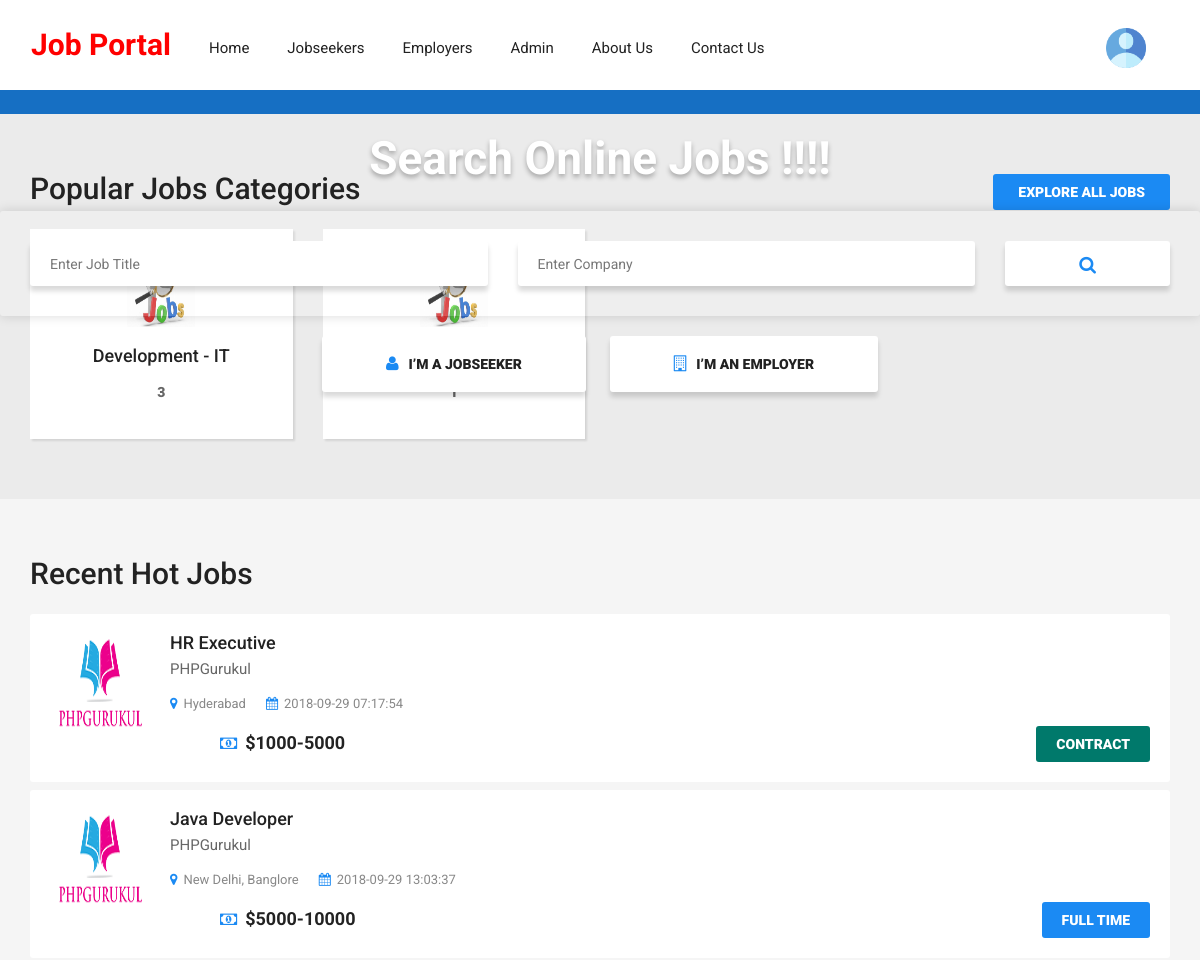
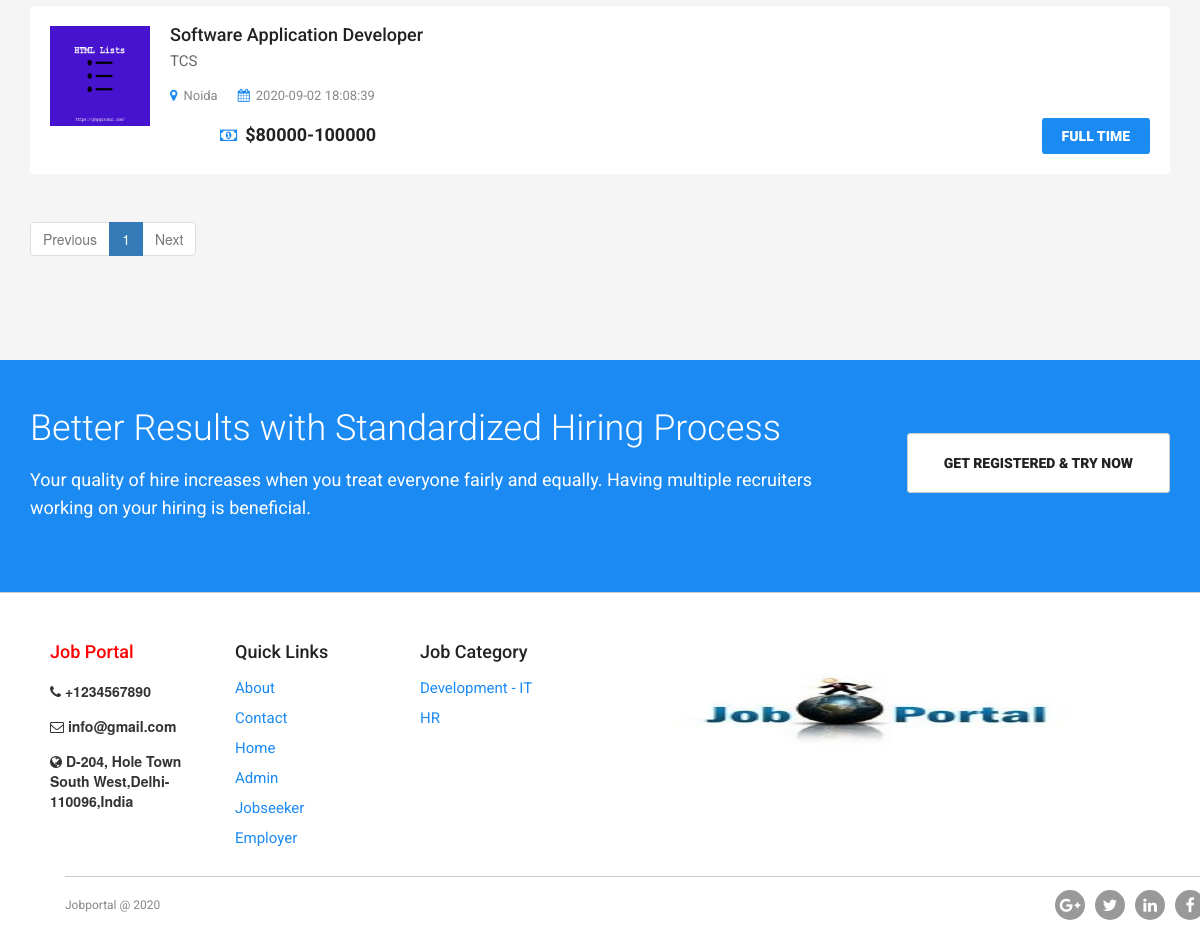
The page / on the database its author committed (2 pictures, top to bottom).
### tables this page shows
CREATE TABLE `tbljobs` (
  `jobId` int(11) NOT NULL,
  `employerId` int(11) NOT NULL,
  `jobCategory` varchar(255) DEFAULT NULL,
  `jobTitle` varchar(255) DEFAULT NULL,
  `jobType` varchar(255) DEFAULT NULL,
  `salaryPackage` char(200) DEFAULT NULL,
  `skillsRequired` varchar(255) DEFAULT NULL,
  `experience` varchar(50) DEFAULT NULL,
  `jobLocation` varchar(255) DEFAULT NULL,
  `jobDescription` mediumtext DEFAULT NULL,
  `JobExpdate` date DEFAULT NULL,
  `postinDate` timestamp NULL DEFAULT current_timestamp(),
  `updationDate` timestamp NULL DEFAULT NULL ON UPDATE current_timestamp(),
  `isActive` int(1) NOT NULL
);

CREATE TABLE `tblemployers` (
  `id` int(11) NOT NULL,
  `ConcernPerson` varchar(150) DEFAULT NULL,
  `EmpEmail` varchar(250) DEFAULT NULL,
  `EmpPassword` varchar(250) DEFAULT NULL,
  `CompnayName` varchar(255) DEFAULT NULL,
  `CompanyTagline` mediumtext DEFAULT NULL,
  `CompnayDescription` mediumtext DEFAULT NULL,
  `CompanyUrl` varchar(255) DEFAULT NULL,
  `CompnayLogo` varchar(200) DEFAULT NULL,
  `noOfEmployee` char(10) DEFAULT NULL,
  `industry` varchar(255) DEFAULT NULL,
  `typeBusinessEntity` varchar(255) DEFAULT NULL,
  `lcation` varchar(255) DEFAULT NULL,
  `establishedIn` char(200) DEFAULT NULL,
  `RegDtae` timestamp NULL DEFAULT current_timestamp(),
  `LastUpdationDate` timestamp NOT NULL DEFAULT current_timestamp() ON UPDATE current_timestamp(),
  `Is_Active` int(1) DEFAULT NULL
);

CREATE TABLE `tblpages` (
  `ID` int(11) NOT NULL,
  `PageType` varchar(200) DEFAULT NULL,
  `PageTitle` mediumtext DEFAULT NULL,
  `PageDescription` longtext DEFAULT NULL,
  `Email` varchar(200) NOT NULL,
  `MobileNumber` bigint(10) NOT NULL,
  `UpdationDate` timestamp NULL DEFAULT NULL ON UPDATE current_timestamp()
);

### index.php (the view, shortened to what this page needs)
<?php
include('includes/config.php');
?>
<!doctype html>
<html>
<head>
<link href="css/custom.css" rel="stylesheet" type="text/css">
<link href="css/bootstrap.css" rel="stylesheet" type="text/css">
<link href="css/color.css" rel="stylesheet" type="text/css">
<link href="css/responsive.css" rel="stylesheet" type="text/css">
<link href="css/owl.carousel.css" rel="stylesheet" type="text/css">
<link href="css/font-awesome.min.css" rel="stylesheet" type="text/css">
<link href="css/jquery.mCustomScrollbar.css" rel="stylesheet" type="text/css">
</head>
<body class="theme-style-1">
<div id="wrapper">
<?php include_once('includes/header.php');?>
  <div class="banner-outer">
    <div class="caption">
      <div class="holder">
        <h1>Search Online Jobs !!!!</h1>
        <form action="job-search.php" method="post">
          <div class="container">
            <div class="row">
              <div class="col-md-5 col-sm-5">
                <input type="text" placeholder="Enter Job Title" name="jobtitle">
              </div>
              <div class="col-md-5 col-sm-5">
                <input type="text" placeholder="Enter Company" name="company">
              </div>
              <div class="col-md-2 col-sm-2">
                <button type="submit" name="search"><i class="fa fa-search"></i></button>
              </div>
            </div>
          </div>
        </form>
<?php if (strlen($_SESSION['jsid']==0)) {?>
        <div class="btn-row"> <a href="sign-up.php"><i class="fa fa-user"></i>I’m a Jobseeker</a> <a href="employers/emp-login.php"><i class="fa fa-building-o"></i>I’m an Employer</a> </div>
<?php } ?>
      </div>
    </div>
    <div class="browse-job-section">
    </div>
  </div>
  <div id="main">
    <section class="popular-categories">
      <div class="container">
        <div class="clearfix">
          <h2>Popular Jobs Categories</h2>
          <a href="#" class="btn-style-1">Explore All Jobs</a> </div>
        <div class="row">
<?php
$sql="SELECT jobCategory,count(jobId) as totaljobs from tbljobs group by jobCategory";
$query = $dbh -> prepare($sql);
$query->execute();
$results=$query->fetchAll(PDO::FETCH_OBJ);
foreach($results as $row)
{               ?>
          <div class="col-md-3 col-sm-6">
            <div class="box"> <img src="images/jobs.jpg" alt="img" width="68" height="68">
              <h4><a href="view-categorywise-job.php?viewid=<?php echo htmlentities ($row->jobCategory);?>"><?php  echo htmlentities($row->jobCategory);?></a></h4>
              <strong><?php  echo htmlentities($row->totaljobs);?></strong>
            </div>
          </div>
 <?php } ?>
        </div>
      </div>
    </section>
    <section class="recent-row padd-tb">
      <div class="container">
        <div class="row">
          <div class="col-md-12 col-sm-8">
            <div id="content-area">
              <h2>Recent Hot Jobs</h2>
              <ul id="myList">
<?php
         if (isset($_GET['page_no']) && $_GET['page_no']!="") {
  $page_no = $_GET['page_no'];
  } else {
    $page_no = 1;
        }
        $no_of_records_per_page = 5;
        $offset = ($page_no-1) * $no_of_records_per_page;
        $previous_page = $page_no - 1;
  $next_page = $page_no + 1;
$ret = "SELECT jobId FROM tbljobs";
$query1 = $dbh -> prepare($ret);
$query1->execute();
$total_rows=$query1->rowCount();
$total_no_of_pages = ceil($total_rows / $no_of_records_per_page);
$sql="SELECT tbljobs.*,tblemployers.CompnayLogo,tblemployers.CompnayName from tbljobs join tblemployers on tblemployers.id=tbljobs.employerId LIMIT $offset, $no_of_records_per_page";
$query = $dbh -> prepare($sql);
$query->execute();
$results=$query->fetchAll(PDO::FETCH_OBJ);
$cnt=1;
if($query->rowCount() > 0)
{
foreach($results as $row)
{               ?>
                  <div class="box">
                    <div class="thumb"><a href="jobs-details.php?jid=<?php echo ($row->jobId);?>"><img src="employers/employerslogo/<?php echo $row->CompnayLogo;?>" width="100" height="100"></a></div>
                    <div class="text-col">
                      <h4><a href="jobs-details.php?jid=<?php echo ($row->jobId);?>"><?php  echo htmlentities($row->jobTitle);?></a></h4>
                      <p><?php  echo htmlentities($row->CompnayName);?></p>
                      <a href="jobs-details.php?jid=<?php echo ($row->jobId);?>" class="text"><i class="fa fa-map-marker"></i><?php  echo htmlentities($row->jobLocation);?></a> <a href="#" class="text"><i class="fa fa-calendar"></i><?php  echo htmlentities($row->postinDate);?> </a> </div>
                    <strong class="price"><i class="fa fa-money"></i>$<?php  echo htmlentities($row->salaryPackage);?></strong>
                    <?php if($row->jobType=="Full Time"){ ?><a href="jobs-details.php?jid=<?php echo ($row->jobId);?>" class="btn-1 btn-color-2 ripple"><?php  echo htmlentities($row->jobType);?></a>
<?php } if($row->jobType=="Contract") { ?>
<a href="jobs-details.php?jid=<?php echo ($row->jobId);?>" class="btn-1 btn-color-4 ripple"><?php  echo htmlentities($row->jobType);?></a>
<?php } if($row->jobType=="Freelance") { ?>
<a href="jobs-details.php?jid=<?php echo ($row->jobId);?>" class="btn-1 btn-color-3 ripple"><?php  echo htmlentities($row->jobType);?></a>
<?php } if($row->jobType=="Part Time") { ?>
<a href="jobs-details.php?jid=<?php echo ($row->jobId);?>" class="btn-1 btn-color-1 ripple"><?php  echo htmlentities($row->jobType);?></a>
<?php } ?>
                     </div>
<?php $cnt=$cnt+1;}} ?>
              </ul>
              <div align="left">
    <ul class="pagination">
<li <?php if($page_no <= 1){ echo "class='disabled'"; } ?>>
<a <?php if($page_no > 1){ echo "href='?page_no=$previous_page'"; } ?>>Previous</a>
</li>
<?php
if ($total_no_of_pages <= 10){
for ($counter = 1; $counter <= $total_no_of_pages; $counter++){
if ($counter == $page_no) {
echo "<li class='active'><a>$counter</a></li>";
}else{
echo "<li><a href='?page_no=$counter'>$counter</a></li>";
}
}
}
?>
<li <?php if($page_no >= $total_no_of_pages){ echo "class='disabled'"; } ?>>
<a <?php if($page_no < $total_no_of_pages) { echo "href='?page_no=$next_page'"; } ?>>Next</a>
</li>
</ul>
</div>
            </div>
          </div>
        </div>
      </div>
    </section>
    <section class="call-action-section">
      <div class="container">
        <div class="text-box">
          <h2>Better Results with Standardized Hiring Process</h2>
          <p>Your quality of hire increases when you treat everyone fairly and equally. Having multiple recruiters
            working on your hiring is beneficial.</p>
        </div>
        <a href="sign-up.php" class="btn-get">Get Registered &amp; Try Now</a> </div>
    </section>
  </div>
<?php include_once('includes/footer.php');?>
</div>
</body>
</html>

### includes/header.php (shortened to what this page needs)
  <header id="header">
    <div class="container">
      <div class="navigation-col">
        <nav class="navbar navbar-inverse">
          <div class="navbar-header">
            <h2><strong class="logo" style="color: red; padding-top:8%">Job Portal</strong></h2> </div>
          <div id="navbar" class="collapse navbar-collapse">
            <ul class="nav navbar-nav" id="nav">
              <li><a href="index.php">Home</a>
              </li>
<?php if (strlen($_SESSION['jsid']==0)) {?>
              <li><a href="sign-up.php">Jobseekers</a>
              </li>
              <li><a href="employers/emp-login.php">Employers</a></li>
<li><a href="admin/index.php">Admin</a></li><?php } ?>
              <li><a href="about.php">About Us</a></li>
              <li><a href="contact.php">Contact Us</a></li>
            </ul>
          </div>
        </nav>
      </div>
    </div>
    <div class="user-option-col">
      <div class="thumb">
        <div class="dropdown">
          <?php if (strlen($_SESSION['jsid']==0)) {?>
          <button class="btn btn-default dropdown-toggle" type="button" id="dropdownMenu1" data-toggle="dropdown" aria-haspopup="true" aria-expanded="true"> <img src="images/account.png" width="40" height="40" ></button>
          <?php } ?>
        </div>
      </div>
    </div>
  </header>

### includes/footer.php
 <footer id="footer">
    <div class="text-box box">
      <h4 style="color: red">Job Portal</h4>
<?php
$sql="SELECT * from tblpages where PageType='contactus'";
$query = $dbh -> prepare($sql);
$query->execute();
$results=$query->fetchAll(PDO::FETCH_OBJ);
$cnt=1;
if($query->rowCount() > 0)
{
foreach($results as $row)
{               ?>
  <ul>
      <li> <i class="fa fa-phone"></i> <strong>+<?php  echo htmlentities($row->MobileNumber);?></strong></li>
                    <li> <i class="fa fa-envelope-o"></i> <strong><?php  echo htmlentities($row->Email);?></strong> </li>
                    <li> <i class="fa fa-globe"></i> <strong><?php  echo htmlentities($row->PageDescription);?></strong> </li>
<?php $cnt=$cnt+1;}} ?></ul>
    </div>
    <div class="box">
      <h4>Quick Links</h4>
      <ul>
        <li><a href="about.php">About</a></li>
        <li><a href="contact.php">Contact</a></li>
        <li><a href="index.php">Home</a></li>
<?php if (strlen($_SESSION['jsid']==0)) {?>
        <li><a href="admin/index.php">Admin</a></li>
        <li><a href="my-profile.php">Jobseeker</a></li>
        <li><a href="employers/emp-login.php">Employer</a></li>
<?php } ?>
      </ul>
    </div>
    <div class="box">
      <h4>Job Category</h4>
      <ul>
<?php
$sql="SELECT jobCategory,count(jobId) as totaljobs from tbljobs group by jobCategory";
$query = $dbh -> prepare($sql);
$query->execute();
$results=$query->fetchAll(PDO::FETCH_OBJ);
foreach($results as $row)
{               ?>
        <li><a href="view-categorywise-job.php?viewid=<?php echo htmlentities ($row->jobCategory);?>"><?php  echo htmlentities($row->jobCategory);?></a></li> <?php } ?>
      </ul>
    </div>
    <div class="box">
      <img src="images/Untitled-design-1.jpg" width="500" height="150">
    </div>
    <div class="container">
      <div class="bottom-row"> <strong class="copyrights">Jobportal @ 2020 </strong>
        <div class="footer-social">
          <ul>
            <li><a href="#"><i class="fa fa-google-plus"></i></a></li>
            <li><a href="#"><i class="fa fa-twitter"></i></a></li>
            <li><a href="#"><i class="fa fa-linkedin"></i></a></li>
            <li><a href="#"><i class="fa fa-facebook-f"></i></a></li>
          </ul>
        </div>
      </div>
    </div>
  </footer>

### css/color.css (style rules this page uses)
#banner, .banner-outer .caption .holder form button[type="submit"]:hover, .browse-job-section, .user-option-col a.login-round, .user-option-col .dropdown-menu > li > a:hover, .user-option-col .dropdown-menu > li > a:focus, .user-option-col a.btn-login, .theme-style-1 a.btn-style-1, .popular-categories .box:hover, .popular-categories .box:hover, .btn-color-2, .sidebar .box .text-box a.btn-apply, .call-action-section, .price-table .box strong.amount:before, .price-table .box strong.amount:after, #footer form input[type="submit"], #cp_side-menu, .banner-2, #wrapper .header-2.cp_sticky, .process-section .icon-box, .btn-bg-color-1, .header-4, #inner-banner, .pagination-box .pager li > a:hover, .pagination-box .pager li > a:focus, .pagination-box .pager li.active a, .post-box .owl-next:hover, .post-box .owl-prev:hover, .post-section .comment-form form input[type="submit"], .signup-section .holder input[type="submit"], .upload-box .btn-file, .signup-section .holder b, .contact-form input[type="Submit"], .address-box address .fa, .candidates-search-bar form, .btn-row a.resume, .btn-row a.login, .summary-box .col:before, .progress-box .progress-bar span, .alphabets-row .col span, .alphabets-row .col:before, .icon-colo-1, .resum-form .accordion_cp, .resum-form input[type="submit"], .navbar-toggle { background-color:#1b8af3; }
#nav li:hover > a, .banner-outer .caption .holder form button[type="submit"], .banner-outer .caption .holder .btn-row a .fa, .cp_side-menu a .fa, .user-option-col a .fa, #content-area .box .text-col a.text .fa, #content-area .box strong.price .fa, .sidebar .box .text-box h4 a, .sidebar .box .text-box a.text .fa, .sidebar .box .text-box strong.price .fa, #content-area a.load-more .fa, .price-table .box h4, .price-table .box strong.amount sub, .testimonials-section .owl-prev:hover:before, .testimonials-section .owl-next:hover:before, .post-box .text-box strong.date .fa, .post-box .text-box strong.name, .post-box .text-box:hover h4 a, #footer .box ul li a, .bottom-row strong.copyrights a:hover, #content-area .box:hover h4 a, #popular-job-slider .owl-next:before, #popular-job-slider .owl-prev:before, .sidebar-jobs ul li a, .sidebar-jobs ul li span .fa, .pagination-box .pager li > a, .pagination-box .pager li > span, .sidebar .box .recent-post .text-box a .fa, .sidebar .box .recent-post .text-area a .fa, .sidebar .box .recent-post ul li:hover strong a, .sidebar .box .archives-box ul li a:hover, .post-box blockquote p, .testimonials-style-3 .box p, .testimonials-style-3 .col p, .input-box .fa, .check-box strong a:hover, .signup-section .holder em, .signup-section .holder em a, .signup-section .holder a.login, .candidates-search-bar form button[type="submit"], .resumes-section .box .text-box h4, .resumes-content .box .text-box strong .fa, .resumes-content .box .text-box span.price .fa, .tags a, .resumes-section a.load-more .fa, .related-people .text-box strong.name a, .related-people .text-box span .fa, .summary-box strong.title, .popular-companies .owl-next:before, .popular-companies .owl-prev:before, .alphabets-row a:hover, .alphabets a:hover, .theme-style-1 .account-option a.btn-style-1 .fa, #content-area .box .text-col p em, .job-detail ul li .fa { color:#1b8af3; }
#nav li a:before,#nav li a:after, .testimonials-section .owl-prev:hover:before, .testimonials-section .owl-next:hover:before, .summary-box .col, .resume-process .option-box .icon-colo-1:before { border-color:#1b8af3; }

### css/responsive.css (style rules this page uses)
@media (min-width: 1200px) { .banner-outer .caption .holder { width: 1200px; } }
@media (min-width: 1200px) { strong.logo { margin: 0 150px 0 0; } }
@media (min-width: 1200px) { strong.logo { margin:0 0 0 65px; } }
@media (min-width: 1200px) { .user-option-col { position: absolute; padding:0; } }
@media (max-width: 1480px) { strong.logo { margin: 0; } }
@media (max-width: 1480px) { .bottom-row { margin: 30px 0 0 0; } }
@media (max-width: 1480px) { .navigation-col .navbar-collapse { float:left; } }
@media (max-width: 1480px) { #footer .text-box, #footer .box { width:15%; margin:0 20px 0 0 } }
@media (max-width: 1900px) { #footer .text-box, #footer .box { width:15%; margin:0 20px 0 0 } }

### rows shown on the page
tbljobs: employerId.CompnayLogo (picture), jobTitle "HR Executive", employerId.CompnayName "PHPGurukul", jobLocation "Hyderabad", postinDate "2018-09-29 07:17:54", salaryPackage "1000-5000", jobType "CONTRACT"
tbljobs: employerId.CompnayLogo (picture), jobTitle "Java Developer", employerId.CompnayName "PHPGurukul", jobLocation "New Delhi, Banglore", postinDate "2018-09-29 13:03:37", salaryPackage "5000-10000", jobType "FULL TIME"
tbljobs: employerId.CompnayLogo (picture), jobTitle "Software Application Developer", employerId.CompnayName "TCS", jobLocation "Noida", postinDate "2020-09-02 18:08:39", salaryPackage "80000-100000", jobType "FULL TIME"
tblpages: MobileNumber "1234567890", Email "info@gmail.com", PageDescription "D-204, Hole Town South West,Delhi-110096,India"

### other values the page prints
$row->jobCategory "Development - IT"
$row->totaljobs "3"
$row->totaljobs "1"
$row->jobCategory "HR"
